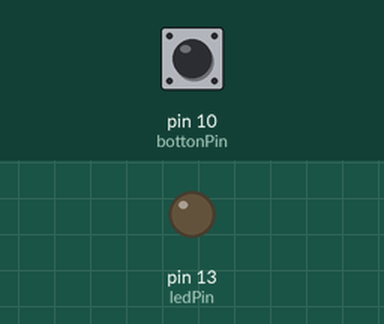
Simulated run of this sketch. Board: Arduino Uno, built with avr-gcc and run on an emulated ATmega328P. Shown: output pins drawn as LEDs (lit = HIGH). The test bench sets the inputs (shaded band); at power-on: pin 10 (bottonPin) LOW.

Above: at 1.2 s.
1.3 s: pin 10 (bottonPin) pulled HIGH for 0.15 s
At 1.37 s:
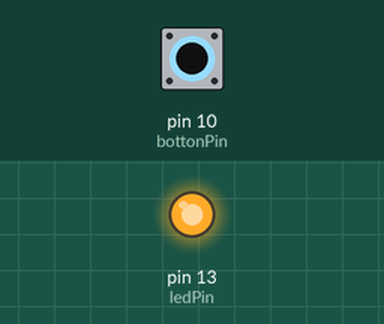
2.9 s: pin 10 (bottonPin) pulled HIGH for 3.2 s
At 7.2 s:
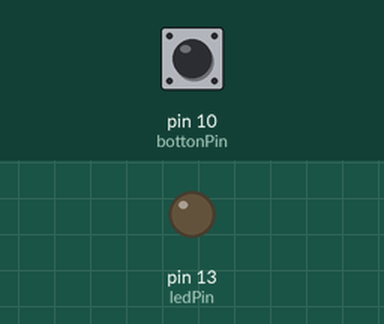
Timing chart, 0 to 8.7 s (numbered marks = the images above; inputs shaded):
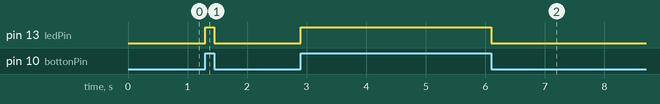

The sketch:

digitalRead.ino
```cpp
int bottonPin = 10;
int ledPin = 13;
int bottonData;

void setup() {
  // put your setup code here, to run once:
  pinMode(ledPin, OUTPUT);
  pinMode(bottonPin, INPUT);
  Serial.begin(9600);
}

void loop() {
  // put your main code here, to run repeatedly:
    bottonData = digitalRead(bottonPin);
    if (bottonData == HIGH){

      digitalWrite(ledPin, HIGH);
    }

    if (bottonData == LOW){
      digitalWrite(ledPin, LOW);
    }
}
```

Measured:
- after the input at 1.3 s, pin 13 (ledPin): LOW → HIGH at once, → LOW 0.15 s later
- after the input at 2.9 s, pin 13 (ledPin): LOW → HIGH at once, → LOW 3.2 s later
